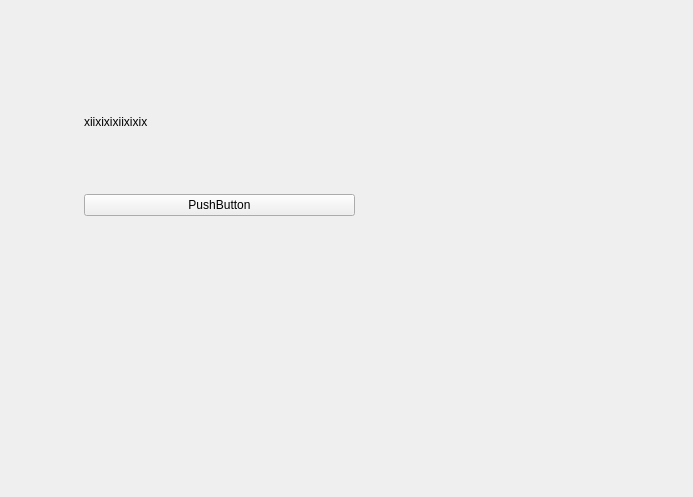
<?xml version="1.0" encoding="UTF-8"?>
<ui version="4.0">
 <class>Test</class>
 <widget class="QWidget" name="Test">
  <property name="geometry">
   <rect>
    <x>0</x>
    <y>0</y>
    <width>693</width>
    <height>497</height>
   </rect>
  </property>
  <property name="windowTitle">
   <string>Form</string>
  </property>
  <widget class="QWidget" name="">
   <property name="geometry">
    <rect>
     <x>84</x>
     <y>55</y>
     <width>271</width>
     <height>161</height>
    </rect>
   </property>
   <layout class="QVBoxLayout" name="verticalLayout">
    <item>
     <widget class="QLabel" name="label">
      <property name="text">
       <string>xiixixixiixixix</string>
      </property>
     </widget>
    </item>
    <item>
     <widget class="QPushButton" name="pushButton">
      <property name="text">
       <string>PushButton</string>
      </property>
     </widget>
    </item>
   </layout>
  </widget>
 </widget>
 <resources/>
 <connections/>
</ui>
